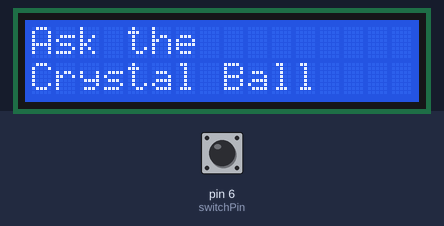
A sketch run on a simulated Arduino Uno, built with avr-gcc and run on an emulated ATmega328P. Shown: 16×2 character LCD. Inputs (shaded band) come from the test bench; at power-on: pin 6 (switchPin) LOW. Random numbers use the default seed unless the sketch sets one.

Above: at 1.2 s.
1.3 s: pin 6 (switchPin) pulled HIGH for 0.15 s
At 2.2 s:
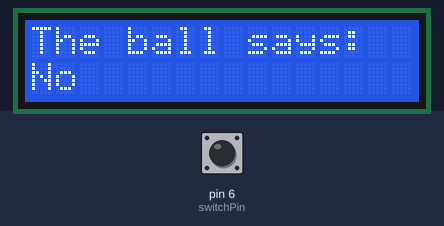
2.9 s: pin 6 (switchPin) pulled HIGH for 1 s
At 4.7 s:
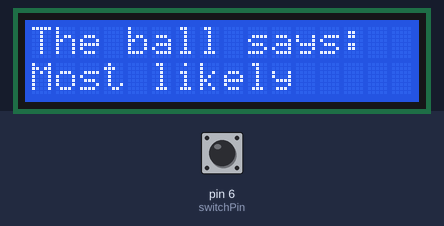
5.4 s: pin 6 (switchPin) pulsed HIGH 5 times (0.12 s each, 0.3 s apart)
At 7.3 s:
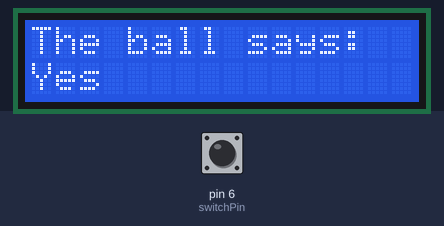
8.4 s: pin 6 (switchPin) pulled HIGH for 0.15 s
At 9.7 s:
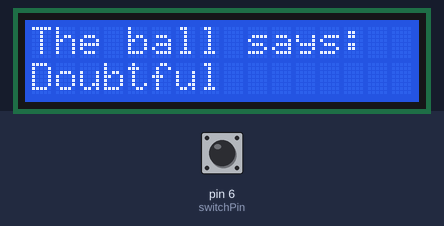
10.0 s: pin 6 (switchPin) pulled HIGH for 3.2 s
At 14.1 s:
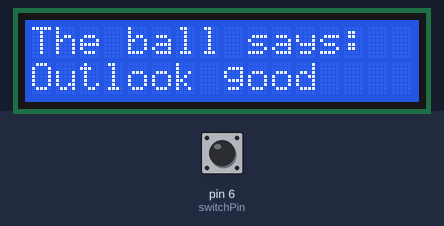
14.7 s: pin 6 (switchPin) pulled HIGH for 0.15 s
At 16.0 s:
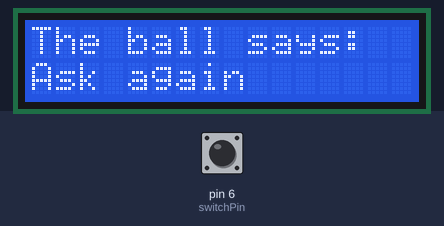
Timing chart, 0 to 17.3 s (numbered marks = the images above; inputs shaded):
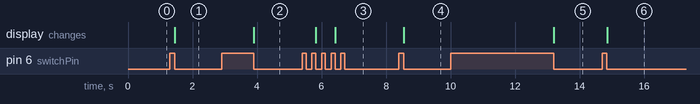

The sketch:

project11.ino
```cpp
#include <LiquidCrystal.h> // hämta fördigskriven kod för LCD
// dokumentation för LiquidCrystal
// https://www.arduino.cc/en/Reference/LiquidCrystal
// lcd är en variabel för att hantera en LiquidCrystal
// Skapar ett objekt som representerar en display.
// Kan sedan "prata" med detta objekt för att styra display:en.
LiquidCrystal lcd = LiquidCrystal(12, 11, 5, 4, 3, 2);

// lutningssensorn (eng. tiltswitch) kopplad till denna pin
const int switchPin = 6;
// om lutningssensorn är på (1) eller av (0)
int switchState = 0;
// för att minnas föregående värde i nästa anrop av loop-funktionen
int previousSwitchState = 0;

// koden i funktionen setup körs en gång vid uppstart
void setup() {
  // antal columner och rader i display:en
  const int numberOfColumns = 16;
  const int numberOfRows = 2;
  // använder punktnotation
  // vem pratar jag med, punkt, vad vill jag att den ska göra
  // syntax: variabel.funktion()
  lcd.begin(numberOfColumns, numberOfRows);
  pinMode(switchPin, INPUT);
  lcd.print("Ask the");
  // byt rad, till rad 1 från rad 0
  lcd.setCursor(0, 1);
  lcd.print("Crystal Ball");
}

// koden i funktionen loop körs om och om igen
void loop() {
  switchState = digitalRead(switchPin);
  if (switchState != previousSwitchState && switchState == LOW)
  {
    // tiltswitch bytt till läge: avbrott

    lcd.clear();
    lcd.setCursor(0, 0);
    lcd.print("The ball says:");
    lcd.setCursor(0, 1);

    // slumpa ett tal 0, 1, 2, ..., eller 7
    int reply = random(8);
    if (reply == 0)
    {
      lcd.print("Yes");
    }
    else if (reply == 1)
    {
      lcd.print("Most likely");
    }
    else if (reply == 2)
    {
      lcd.print("Certainly");
    }
    else if (reply == 3)
    {
      lcd.print("Outlook good");
    }
    else if (reply == 4)
    {
      lcd.print("Unsure");
    }
    else if (reply == 5)
    {
      lcd.print("Ask again");
    }
    else if (reply == 6)
    {
      lcd.print("Doubtful");
    }
    else if (reply == 7)
    {
      lcd.print("No");
    }
  }
  previousSwitchState = switchState;
}
```

Measured:
- after the input at 1.3 s, the display: changes after 0.15 s (image 1)
- after the input at 2.9 s, the display: changes after 1.0 s (image 2)
- after the input at 5.4 s, the display: first changes after 0.43 s (image 3 shows a later state)
- after the input at 8.4 s, the display: changes after 0.16 s (image 4)
- after the input at 10.0 s, the display: changes after 3.2 s (image 5)
- after the input at 14.7 s, the display: changes after 0.16 s (image 6)
